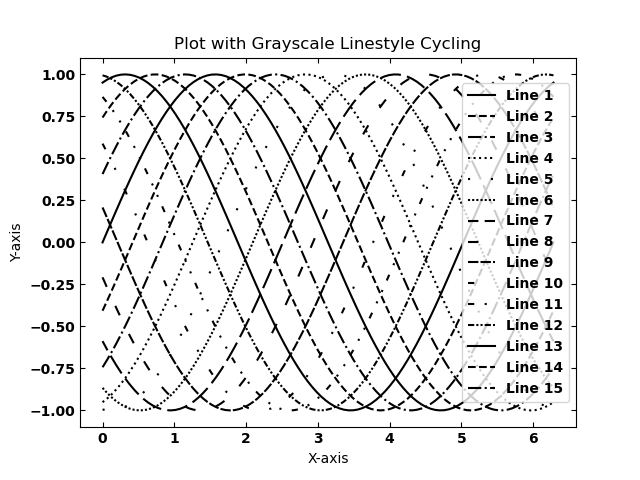

This chart was generated by the following Python code:
from bettercorners import cornerplot
import betterstyle as bs
from betterplots import pyplot as plt
import matplotlib.pyplot as plt
import numpy as np

bs.set_style("betterstyle")

x = np.linspace(0, 2 * np.pi, 100)
offsets = np.linspace(0, 2 * np.pi, 15, endpoint=False)

fig, ax = plt.subplots()
for i in range(15):
    ax.plot(x, np.sin(x - offsets[i]), label=f"Line {i+1}")
ax.set_title("Plot with Grayscale Linestyle Cycling")
ax.set_xlabel("X-axis")
ax.set_ylabel("Y-axis")
ax.legend()
plt.savefig("test.png")
